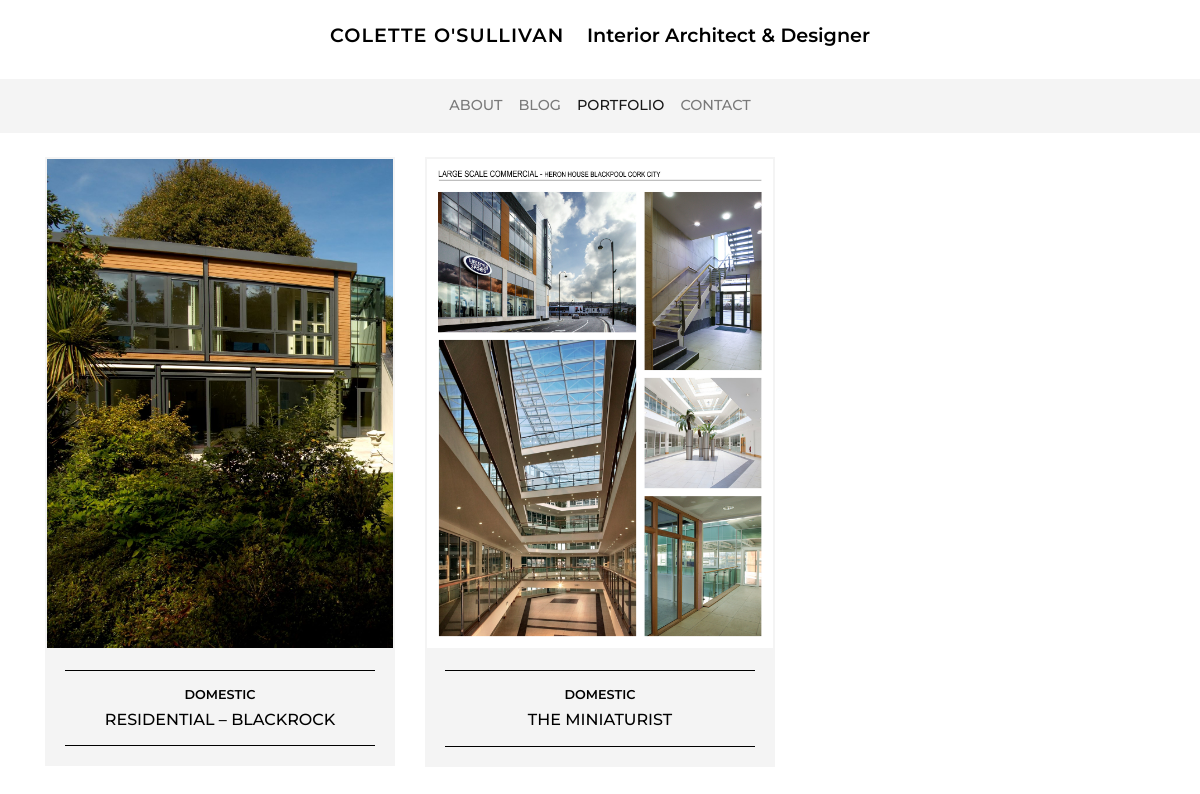
/portfolio/, run on an earlier commit of the app's database.
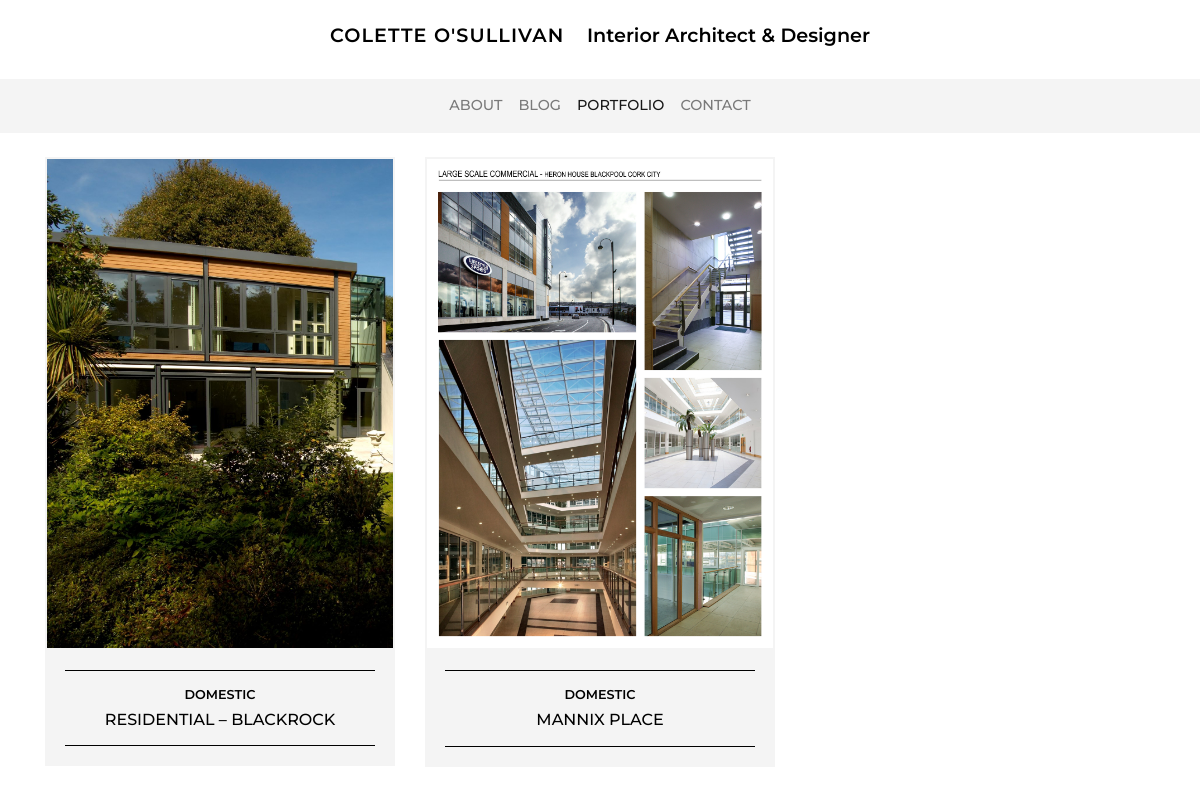
And on a later commit of the database.
### portfolio/models.py (models this page shows, shortened)
class Project(models.Model):
    category = models.ForeignKey('Category', null=True, on_delete=models.CASCADE, related_name='projects')
    title = models.CharField(max_length=200)
    date = models.DateField(default=timezone.now)
    image_portrait = models.ImageField(default='project_portrait_default.jpg', upload_to="project_images")
    image_landscape = models.ImageField(default='project_landscape_default.jpg', upload_to="project_images")
    content = models.TextField()
    order = models.IntegerField(null=True, blank=True)
    home = models.BooleanField(default=False)
    exclude = models.BooleanField(default=False)

class Category(models.Model):
    title = models.CharField(max_length=100)

### portfolio/views.py (the view)
# urls.py: path('', views.projects, name='projects'),
def projects(request):
    projects = Project.objects.filter(exclude=False).order_by('order')
    context = {'title': 'Portfolio', 'projects': projects}
    return render(request, 'portfolio/projects.html', context)

### portfolio/templates/portfolio/projects.html
{% extends 'base.html' %}
{% block content%}
<section class="row" data-page="{{ title }}">
    {% for project in projects %}
    <div class="col-12 col-md-6 col-lg-4 mb-4">
        <div class="card rounded-0 border-0 mb-2">
            <img src="{{ project.image_portrait.url }}" class="card-img-top image-fluid rounded-0 border-color--stone"
                alt="Placeholder image">
            <div class="card-body bg-color--stone">
                <div class="header-border">
                    <a href="{% url 'project' pk=project.id %}">
                        <h1 class="header-category">{{ project.category.title }}</h1>
                        <h2 class="header-title">{{ project.title }}</h2>
                    </a>
                </div>
            </div>
        </div>
    </div>
    {% endfor %}
</section>
{% endblock %}

What changed in the data, as far as the page shows it:
changed Project: title "THE MINIATURIST" → "MANNIX PLACE"
